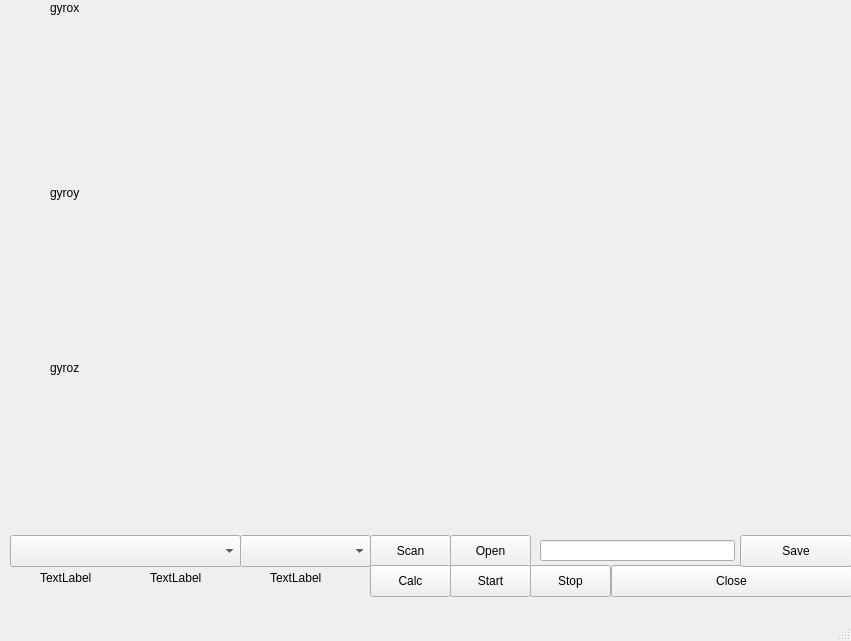
<?xml version="1.0" encoding="UTF-8"?>
<ui version="4.0">
 <class>MainWindow</class>
 <widget class="QMainWindow" name="MainWindow">
  <property name="geometry">
   <rect>
    <x>0</x>
    <y>0</y>
    <width>851</width>
    <height>641</height>
   </rect>
  </property>
  <property name="windowTitle">
   <string>MainWindow</string>
  </property>
  <widget class="QWidget" name="centralwidget">
   <widget class="QPushButton" name="scan_btn">
    <property name="geometry">
     <rect>
      <x>370</x>
      <y>535</y>
      <width>81</width>
      <height>32</height>
     </rect>
    </property>
    <property name="text">
     <string>Scan</string>
    </property>
   </widget>
   <widget class="QPushButton" name="open_btn">
    <property name="geometry">
     <rect>
      <x>450</x>
      <y>535</y>
      <width>81</width>
      <height>32</height>
     </rect>
    </property>
    <property name="text">
     <string>Open</string>
    </property>
   </widget>
   <widget class="QPushButton" name="close_btn">
    <property name="geometry">
     <rect>
      <x>611</x>
      <y>565</y>
      <width>241</width>
      <height>32</height>
     </rect>
    </property>
    <property name="text">
     <string>Close</string>
    </property>
   </widget>
   <widget class="QComboBox" name="serial_comboBox">
    <property name="geometry">
     <rect>
      <x>10</x>
      <y>535</y>
      <width>231</width>
      <height>32</height>
     </rect>
    </property>
   </widget>
   <widget class="QLineEdit" name="lineEdit">
    <property name="geometry">
     <rect>
      <x>540</x>
      <y>540</y>
      <width>195</width>
      <height>21</height>
     </rect>
    </property>
   </widget>
   <widget class="QPushButton" name="save_btn">
    <property name="geometry">
     <rect>
      <x>740</x>
      <y>535</y>
      <width>112</width>
      <height>32</height>
     </rect>
    </property>
    <property name="text">
     <string>Save</string>
    </property>
   </widget>
   <widget class="QLabel" name="x_calc">
    <property name="geometry">
     <rect>
      <x>40</x>
      <y>570</y>
      <width>58</width>
      <height>16</height>
     </rect>
    </property>
    <property name="text">
     <string>TextLabel</string>
    </property>
   </widget>
   <widget class="QLabel" name="y_calc">
    <property name="geometry">
     <rect>
      <x>150</x>
      <y>570</y>
      <width>58</width>
      <height>16</height>
     </rect>
    </property>
    <property name="text">
     <string>TextLabel</string>
    </property>
   </widget>
   <widget class="QLabel" name="z_calc">
    <property name="geometry">
     <rect>
      <x>270</x>
      <y>570</y>
      <width>58</width>
      <height>16</height>
     </rect>
    </property>
    <property name="text">
     <string>TextLabel</string>
    </property>
   </widget>
   <widget class="QPushButton" name="calc_btn">
    <property name="geometry">
     <rect>
      <x>370</x>
      <y>565</y>
      <width>81</width>
      <height>32</height>
     </rect>
    </property>
    <property name="text">
     <string>Calc</string>
    </property>
   </widget>
   <widget class="QComboBox" name="speed_comboBox">
    <property name="geometry">
     <rect>
      <x>240</x>
      <y>535</y>
      <width>131</width>
      <height>32</height>
     </rect>
    </property>
   </widget>
   <widget class="PlotWidget" name="gyrox" native="true">
    <property name="geometry">
     <rect>
      <x>10</x>
      <y>0</y>
      <width>831</width>
      <height>170</height>
     </rect>
    </property>
    <widget class="QLabel" name="label">
     <property name="geometry">
      <rect>
       <x>40</x>
       <y>0</y>
       <width>58</width>
       <height>16</height>
      </rect>
     </property>
     <property name="text">
      <string>gyrox</string>
     </property>
    </widget>
   </widget>
   <widget class="PlotWidget" name="gyroy" native="true">
    <property name="geometry">
     <rect>
      <x>10</x>
      <y>185</y>
      <width>831</width>
      <height>170</height>
     </rect>
    </property>
    <widget class="QLabel" name="label_2">
     <property name="geometry">
      <rect>
       <x>40</x>
       <y>0</y>
       <width>58</width>
       <height>16</height>
      </rect>
     </property>
     <property name="text">
      <string>gyroy</string>
     </property>
    </widget>
   </widget>
   <widget class="PlotWidget" name="gyroz" native="true">
    <property name="geometry">
     <rect>
      <x>10</x>
      <y>360</y>
      <width>831</width>
      <height>170</height>
     </rect>
    </property>
    <widget class="QLabel" name="label_3">
     <property name="geometry">
      <rect>
       <x>40</x>
       <y>0</y>
       <width>58</width>
       <height>16</height>
      </rect>
     </property>
     <property name="text">
      <string>gyroz</string>
     </property>
    </widget>
   </widget>
   <widget class="QPushButton" name="start_btn">
    <property name="geometry">
     <rect>
      <x>450</x>
      <y>565</y>
      <width>81</width>
      <height>32</height>
     </rect>
    </property>
    <property name="text">
     <string>Start</string>
    </property>
   </widget>
   <widget class="QPushButton" name="stop_btn">
    <property name="geometry">
     <rect>
      <x>530</x>
      <y>565</y>
      <width>81</width>
      <height>32</height>
     </rect>
    </property>
    <property name="text">
     <string>Stop</string>
    </property>
   </widget>
  </widget>
  <widget class="QMenuBar" name="menubar">
   <property name="geometry">
    <rect>
     <x>0</x>
     <y>0</y>
     <width>851</width>
     <height>22</height>
    </rect>
   </property>
  </widget>
  <widget class="QStatusBar" name="statusbar"/>
 </widget>
 <customwidgets>
  <customwidget>
   <class>PlotWidget</class>
   <extends>QWidget</extends>
   <header>pyqtgraph</header>
   <container>1</container>
  </customwidget>
 </customwidgets>
 <resources/>
 <connections/>
</ui>
